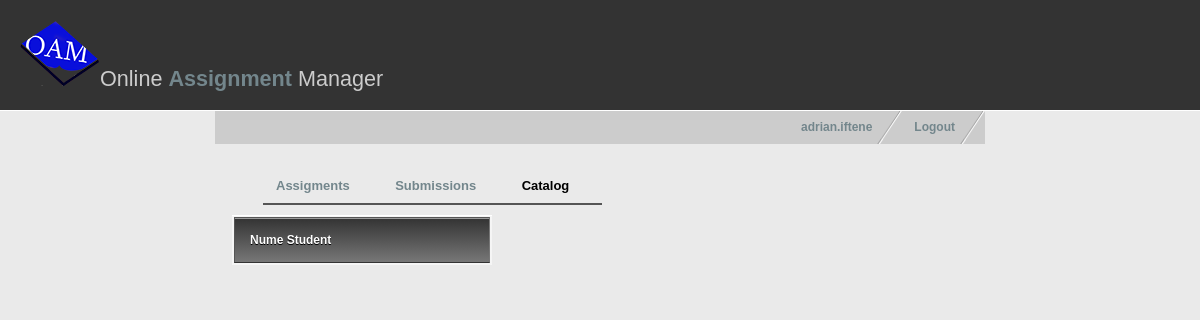
Page /profcatalog.php?name=Ingineria Programarii (signed in) on the earlier database version.
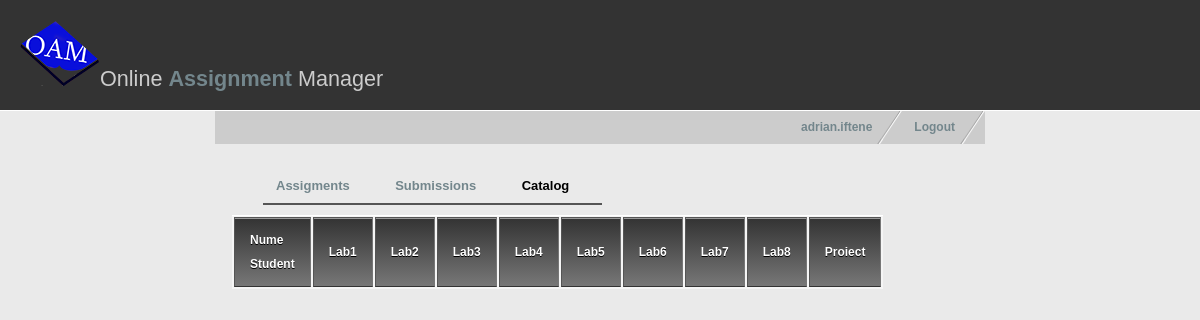
Same page on the later database version.
### tables this page shows
CREATE TABLE Assignment(
  IdAssignment INT(10) PRIMARY KEY,
  IdMaterie INT(10) NOT NULL,
  Titlu VARCHAR(30) NOT NULL,
  Descriere VARCHAR(255),
  AssignDate DATE NOT NULL,
  DueDate DATE NOT NULL,
  Punctaj DECIMAL(3) NOT NULL,
  Path VARCHAR(255),
  FOREIGN KEY(IdMaterie) REFERENCES Materie(IdMaterie)
  );

### profcatalog.php (the view, shortened to what this page needs)
<!DOCTYPE html>
<?php
  $username = $_SESSION['username'];
  $numemat=$_GET["name"];
?>
<html xmlns="http://www.w3.org/1999/xhtml" xml:lang="en" lang="en">
<head>
<link href="style.css" rel="stylesheet" type="text/css" />
</head>
<body>
<div id="header">
  <h1><img src="images/oamlogo3.png" alt="" />Online <span style="font-weight:bold; color:#73868C;">Assignment</span> Manager</h1>
</div>
<div id="container">
    <ul id="nav">
	  <li><a href="index.html">Logout</a></li>
      <li><a href="profindex.php"><?php echo $username ?></a></li>
    </ul>
  <div id="contentleft">
    <ul id="nav2">
      <li><a href="profesorcourse.php?name=<?php print $numemat?>">Assigments</a></li>
      <li><a href="profsubs.php?name=<?php print $numemat?>">Submissions</a></li>
      <li><a href="#" style="color: #000;">Catalog</a></li>
    </ul>
    <table style="margin-left: 5px">
      <thead>
        <tr>
          <th>Nume Student</th>
          <?php
          $result = mysql_query("SELECT assignment.titlu as nume FROM assignment JOIN materie on assignment.idmaterie = materie.idmaterie WHERE materie.nume='$numemat'");
          while($line = mysql_fetch_array($result, MYSQL_ASSOC)) {
            echo '<th>',$line["nume"],'</th>';
          }
            ?>
      </thead>
    </table>
  </div>
</div>
</body>
</html>

Differences in the rows shown:
added assignment: Titlu "Lab1"
added assignment: Titlu "Lab2"
added assignment: Titlu "Lab3"
added assignment: Titlu "Lab4"
added assignment: Titlu "Lab5"
added assignment: Titlu "Lab6"
added assignment: Titlu "Lab7"
added assignment: Titlu "Lab8"
added assignment: Titlu "Proiect"
